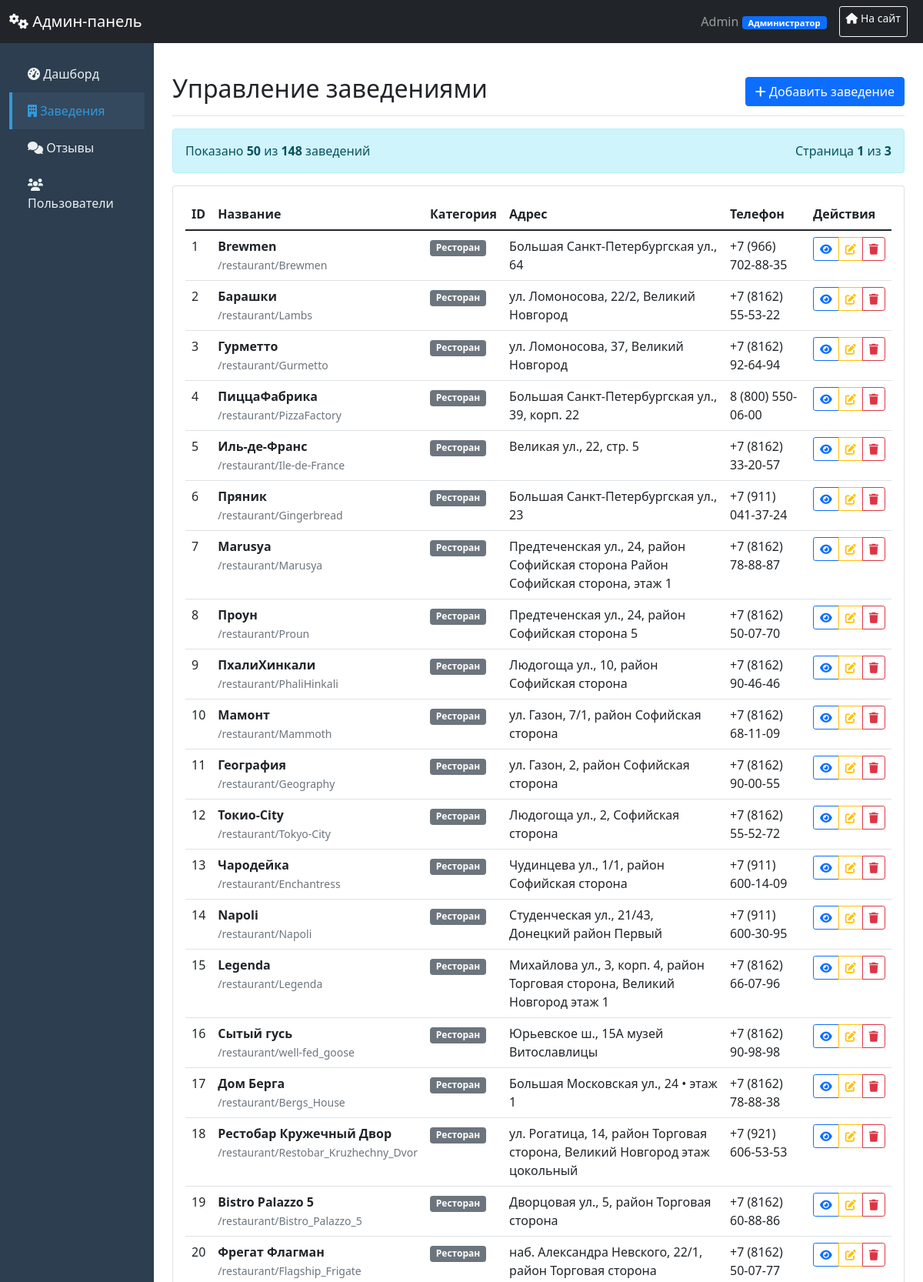
Screenshot of /admin/places (signed in, upper part) with the database file from the repository.
### main.py (models this page shows, shortened)
class User(db.Model):
    id = db.Column(db.Integer, primary_key=True)
    username = db.Column(db.String(150), nullable=False, unique=True)
    password = db.Column(db.String(150), nullable=False)
    role = db.Column(db.String(50), default='trainee')  # trainee, moderator, editor, admin
    created_at = db.Column(db.DateTime, default=datetime.utcnow)
    last_login = db.Column(db.DateTime)
    @property
    def role_display(self):
        return get_role_display_name(self.role)

class Place(db.Model):
    __tablename__ = 'place'
    id = db.Column(db.Integer, primary_key=True)
    title = db.Column(db.String(100), nullable=True)
    description = db.Column(db.Text, nullable=True)
    tags = db.Column(db.Text, nullable=True)
    telephone = db.Column(db.String(20), nullable=True)
    address = db.Column(db.String(200), nullable=True)
    image_path = db.Column(db.String(200), nullable=True)
    category = db.Column(db.String(50), nullable=False, default='Restaurant')
    category_en = db.Column(db.String(50), nullable=False, default='Restaurant')
    slug = db.Column(db.String(100), unique=True, nullable=True)  # Для английских URL
    latitude = db.Column(db.Float)  # широта для карт
    longitude = db.Column(db.Float)  # долгота для карт
    working_hours = db.Column(db.JSON)  # {"пн-пт": "10:00-22:00", "сб-вс": "11:00-23:00"}
    menu = db.Column(db.Text, default='{}')  # {"category": [{"name": "", "price": ""}]}
    CATEGORY_MAPPING = {
        'Ресторан': 'Restaurant',
        'Кафе': 'Cafe',
        'Магазин': 'Shop',
        'Музей': 'Museum',
        'Театр': 'Theatre',
        'Библиотека': 'Library',
        'Парк': 'Park',
        'Кинотеатр': 'Cinema',
        'Спортплощадка': 'Sports',
        'Церковь': 'Church',
        'Гостиница': 'Hotel',
        'Иконка': 'Icon'
    }

### main.py (the view)
@app.route('/admin/places')
@admin_required
def admin_places():
    user = User.query.filter_by(username=session['username']).first()
    if user.role not in ['trainee', 'moderator', 'editor', 'admin']:
        return "Доступ запрещён", 403
    page = request.args.get('page', 1, type=int)
    per_page = 50
    places_pagination = Place.query.paginate(
        page=page,
        per_page=per_page,
        error_out=False
    )
    return render_template('admin_places.html',
                           current_user=user,
                           places=places_pagination.items,
                           pagination=places_pagination)

### main.py (called while the page is built)
def get_role_display_name(role):
    return ROLE_PERMISSIONS.get(role, {}).get('name', role)

def admin_required(f):
    @wraps(f)
    def decorated_function(*args, **kwargs):
        if 'username' not in session:
            flash('Требуется авторизация', 'error')
            return redirect(url_for('index'))
        user = User.query.filter_by(username=session['username']).first()
        from flask import g
        g.current_user = user
        return f(*args, **kwargs)
    return decorated_function

### templates/admin_places.html (shortened to what this page needs)
{% extends "base_admin.html" %}
{% block content %}
<div class="d-flex justify-content-between flex-wrap flex-md-nowrap align-items-center pt-3 pb-2 mb-3 border-bottom">
    <h1 class="h2">Управление заведениями</h1>
    {% if current_user.role in ['trainee', 'moderator', 'editor', 'admin'] %}
    <a href="{{ url_for('add_place') }}" class="btn btn-primary">
        <i class="fas fa-plus"></i> Добавить заведение
    </a>
    {% endif %}
</div>
<div class="alert alert-info d-flex justify-content-between align-items-center">
    <span>
        Показано <strong>{{ places|length }}</strong> из <strong>{{ pagination.total }}</strong> заведений
    </span>
    <span>
        Страница <strong>{{ pagination.page }}</strong> из <strong>{{ pagination.pages }}</strong>
    </span>
</div>
<div class="card">
    <div class="card-body">
        <div class="table-responsive">
            <table class="table table-hover">
                <thead>
                    <tr>
                        <th>ID</th>
                        <th>Название</th>
                        <th>Категория</th>
                        <th>Адрес</th>
                        <th>Телефон</th>
                        <th>Действия</th>
                    </tr>
                </thead>
                <tbody>
                    {% for place in places %}
                    <tr>
                        <td>{{ place.id }}</td>
                        <td>
                            <strong>{{ place.title or 'Без названия' }}</strong>
                            {% if place.slug %}
                            <br><small class="text-muted">/{{ place.category_en }}/{{ place.slug }}</small>
                            {% endif %}
                        </td>
                        <td>
                            <span class="badge bg-secondary">{{ place.category }}</span>
                        </td>
                        <td>{{ place.address or '—' }}</td>
                        <td>{{ place.telephone or '—' }}</td>
                        <td>
                            <div class="btn-group btn-group-sm">
                            <a href="{{ url_for('place_page_by_slug', category_en=place.category_en, slug=place.slug) if place.slug else url_for('restaurant_page', id=place.id) }}"
                               class="btn btn-outline-primary" target="_blank" title="Просмотр на сайте">
                                <i class="fas fa-eye"></i>
                            </a>
                            {% if current_user.role in ['moderator', 'editor', 'admin'] %}
                            <button class="btn btn-outline-warning edit-place"
                                    data-place-id="{{ place.id }}"
                                    data-place-title="{{ place.title or '' }}"
                                    data-place-description="{{ place.description or '' }}"
                                    data-place-category="{{ place.category }}"
                                    data-place-category-en="{{ place.category_en }}"
                                    data-place-telephone="{{ place.telephone or '' }}"
                                    data-place-address="{{ place.address or '' }}"
                                    data-place-slug="{{ place.slug or '' }}"
                                    data-place-tags="{{ place.tags or '' }}"
                                    title="Редактировать заведение">
                                <i class="fas fa-edit"></i>
                            </button>
                            {% endif %}
                            {% if current_user.role in ['moderator', 'editor', 'admin'] %}
                            <button class="btn btn-outline-danger delete-place"
                                    data-place-id="{{ place.id }}"
                                    data-place-title="{{ place.title or 'Без названия' }}"
                                    title="Удалить заведение">
                                <i class="fas fa-trash"></i>
                            </button>
                            {% endif %}
                        </div>
                        </td>
                    </tr>
                    {% endfor %}
                </tbody>
            </table>
        </div>
    </div>
</div>
{% endblock %}

### templates/base_admin.html (shortened to what this page needs)
<!DOCTYPE html>
<html lang="ru">
<head>
    <link href="https://cdn.jsdelivr.net/npm/bootstrap@5.1.3/dist/css/bootstrap.min.css" rel="stylesheet">
    <link href="https://cdnjs.cloudflare.com/ajax/libs/font-awesome/6.0.0/css/all.min.css" rel="stylesheet">
</head>
<body>
    <nav class="navbar navbar-dark bg-dark">
        <div class="container-fluid">
            <a class="navbar-brand" href="{{ url_for('admin_dashboard') }}">
                <i class="fas fa-cogs"></i> Админ-панель
            </a>
            <div class="d-flex">
                <span class="navbar-text me-3">
                    {{ current_user.username }}
                    <span class="badge bg-primary role-badge">{{ current_user.role_display }}</span>
                </span>
                <a href="{{ url_for('index') }}" class="btn btn-outline-light btn-sm me-2">
                    <i class="fas fa-home"></i> На сайт
                </a>
            </div>
        </div>
    </nav>
    <div class="container-fluid">
        <div class="row">
            <div class="col-md-3 col-lg-2 sidebar d-md-block">
                <div class="position-sticky pt-3">
                    <ul class="nav flex-column">
                        <li class="nav-item">
                            <a class="nav-link {{ 'active' if request.endpoint == 'admin_dashboard' }}"
                               href="{{ url_for('admin_dashboard') }}">
                                <i class="fas fa-tachometer-alt"></i> Дашборд
                            </a>
                        </li>
                        <li class="nav-item">
                            <a class="nav-link {{ 'active' if request.endpoint == 'admin_places' }}"
                               href="{{ url_for('admin_places') }}">
                                <i class="fas fa-building"></i> Заведения
                            </a>
                        </li>
                        {% if current_user.role in ['moderator', 'editor', 'admin'] %}
                        <li class="nav-item">
                            <a class="nav-link {{ 'active' if request.endpoint == 'admin_reviews_page' }}"
                               href="{{ url_for('admin_reviews_page') }}">
                                <i class="fas fa-comments"></i> Отзывы
                            </a>
                        </li>
                        {% endif %}
                        {% if current_user.role in ['moderator', 'editor', 'admin'] %}
                        <li class="nav-item">
                            <a class="nav-link {{ 'active' if request.endpoint == 'admin_users' }}"
                               href="{{ url_for('admin_users') }}">
                                <i class="fas fa-users"></i> Пользователи
                            </a>
                        </li>
                        {% endif %}
                    </ul>
                </div>
            </div>
            <main class="col-md-9 ms-sm-auto col-lg-10 px-md-4 py-4">
                {% block content %}{% endblock %}
            </main>
        </div>
    </div>
</body>
</html>

### templates/base_admin.html (style rules this page uses)
.sidebar { min-height: calc(100vh - 56px); background: #2c3e50; }
.sidebar .nav-link { color: #ecf0f1; padding: 12px 20px; border-left: 4px solid transparent; }
.sidebar .nav-link.active { background: #34495e; border-left-color: #3498db; color: #3498db; }
.role-badge { font-size: 0.7em; padding: 3px 8px; }

### rows the page displays
User: username "Admin", role_display "Администратор"
Place: id "1", title "Brewmen", category_en "restaurant", slug "Brewmen", category "Ресторан", address "Большая Санкт-Петербургская ул., 64", telephone "+7 (966) 702-88-35"
Place: id "2", title "Барашки", category_en "restaurant", slug "Lambs", category "Ресторан", address "ул. Ломоносова, 22/2, Великий Новгород", telephone "+7 (8162) 55-53-22"
Place: id "3", title "Гурметто", category_en "restaurant", slug "Gurmetto", category "Ресторан", address "ул. Ломоносова, 37, Великий Новгород", telephone "+7 (8162) 92-64-94"
Place: id "4", title "ПиццаФабрика", category_en "restaurant", slug "PizzaFactory", category "Ресторан", address "Большая Санкт-Петербургская ул., 39, корп. 22", telephone "8 (800) 550-06-00"
Place: id "5", title "Иль-де-Франс", category_en "restaurant", slug "Ile-de-France", category "Ресторан", address "Великая ул., 22, стр. 5", telephone "+7 (8162) 33-20-57"
Place: id "6", title "Пряник", category_en "restaurant", slug "Gingerbread", category "Ресторан", address "Большая Санкт-Петербургская ул., 23", telephone "+7 (911) 041-37-24"
Place: id "7", title "Marusya", category_en "restaurant", slug "Marusya", category "Ресторан", address "Предтеченская ул., 24, район Софийская сторона Район Софийская сторона, этаж 1", telephone "+7 (8162) 78-88-87"
Place: id "8", title "Проун", category_en "restaurant", slug "Proun", category "Ресторан", address "Предтеченская ул., 24, район Софийская сторона 5", telephone "+7 (8162) 50-07-70"
Place: id "9", title "ПхалиХинкали", category_en "restaurant", slug "PhaliHinkali", category "Ресторан", address "Людогоща ул., 10, район Софийская сторона", telephone "+7 (8162) 90-46-46"
Place: id "10", title "Мамонт", category_en "restaurant", slug "Mammoth", category "Ресторан", address "ул. Газон, 7/1, район Софийская сторона", telephone "+7 (8162) 68-11-09"
Place: id "11", title "География", category_en "restaurant", slug "Geography", category "Ресторан", address "ул. Газон, 2, район Софийская сторона", telephone "+7 (8162) 90-00-55"
Place: id "12", title "Токио-City", category_en "restaurant", slug "Tokyo-City", category "Ресторан", address "Людогоща ул., 2, Софийская сторона", telephone "+7 (8162) 55-52-72"
Place: id "13", title "Чародейка", category_en "restaurant", slug "Enchantress", category "Ресторан", address "Чудинцева ул., 1/1, район Софийская сторона", telephone "+7 (911) 600-14-09"
Place: id "14", title "Napoli", category_en "restaurant", slug "Napoli", category "Ресторан", address "Студенческая ул., 21/43, Донецкий район Первый", telephone "+7 (911) 600-30-95"
Place: id "15", title "Legenda", category_en "restaurant", slug "Legenda", category "Ресторан", address "Михайлова ул., 3, корп. 4, район Торговая сторона, Великий Новгород этаж 1", telephone "+7 (8162) 66-07-96"
Place: id "16", title "Сытый гусь", category_en "restaurant", slug "well-fed_goose", category "Ресторан", address "Юрьевское ш., 15А музей Витославлицы", telephone "+7 (8162) 90-98-98"
Place: id "17", title "Дом Берга", category_en "restaurant", slug "Bergs_House", category "Ресторан", address "Большая Московская ул., 24 • этаж 1", telephone "+7 (8162) 78-88-38"
Place: id "18", title "Рестобар Кружечный Двор", category_en "restaurant", slug "Restobar_Kruzhechny_Dvor", category "Ресторан", address "ул. Рогатица, 14, район Торговая сторона, Великий Новгород этаж цокольный", telephone "+7 (921) 606-53-53"
Place: id "19", title "Bistro Palazzo 5", category_en "restaurant", slug "Bistro_Palazzo_5", category "Ресторан", address "Дворцовая ул., 5, район Торговая сторона", telephone "+7 (8162) 60-88-86"
Place: id "20", title "Фрегат Флагман", category_en "restaurant", slug "Flagship_Frigate", category "Ресторан", address "наб. Александра Невского, 22/1, район Торговая сторона", telephone "+7 (8162) 50-07-77"

### other values shown
{{ places|length }} "50"
{{ pagination.total }} "148"
{{ pagination.page }} "1"
{{ pagination.pages }} "3"
